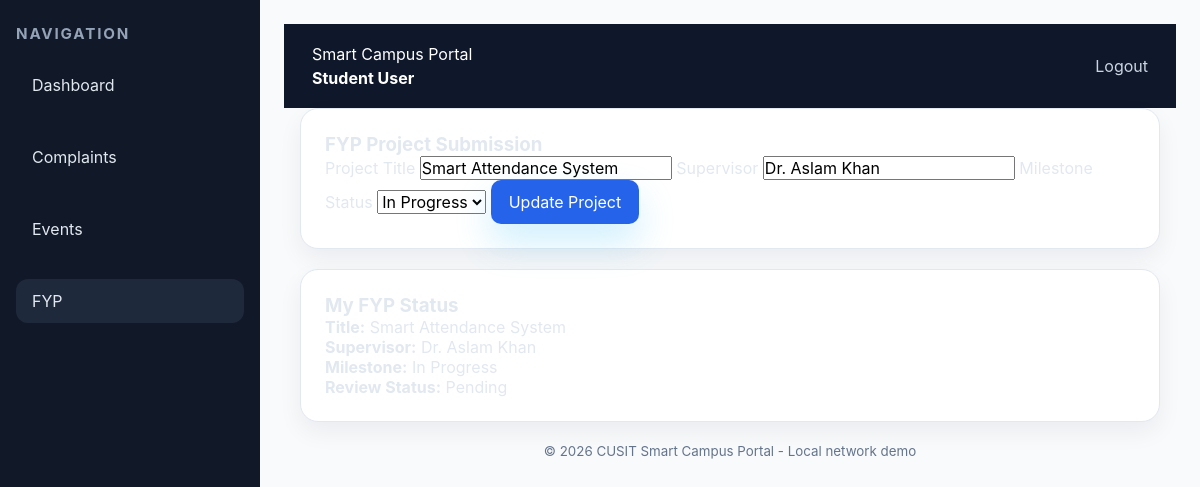
The page /student/fyp.php (signed in) on the database its author committed.
### tables this page shows
CREATE TABLE users (
    id INT AUTO_INCREMENT PRIMARY KEY,
    name VARCHAR(100) NOT NULL,
    email VARCHAR(150) NOT NULL UNIQUE,
    password_hash VARCHAR(255) NOT NULL,
    role ENUM('admin','student') NOT NULL,
    created_at TIMESTAMP DEFAULT CURRENT_TIMESTAMP
);

CREATE TABLE fyp_groups (
    id INT AUTO_INCREMENT PRIMARY KEY,
    student_id INT NOT NULL,
    project_title VARCHAR(255) NOT NULL,
    supervisor VARCHAR(150) NOT NULL,
    milestone_status ENUM('Not Started','In Progress','Completed') NOT NULL DEFAULT 'Not Started',
    review_status ENUM('Pending','Approved','Needs Revision') NOT NULL DEFAULT 'Pending',
    created_at TIMESTAMP DEFAULT CURRENT_TIMESTAMP,
    updated_at TIMESTAMP DEFAULT CURRENT_TIMESTAMP ON UPDATE CURRENT_TIMESTAMP,
    FOREIGN KEY (student_id) REFERENCES users(id) ON DELETE CASCADE
);

### includes/auth.php (called while the page is built, shortened)
<?php
require_once __DIR__ . '/../config.php';
function is_logged_in() {
    return !empty($_SESSION['user_id']);
}
function current_user_id() {
    return $_SESSION['user_id'] ?? null;
}

### config.php (called while the page is built, shortened)
<?php
function db_connect() {
    static $pdo = null;
    if ($pdo === null) {
        $dsn = 'mysql:host=' . DB_HOST . ';dbname=' . DB_NAME . ';charset=utf8mb4';
        $options = [
            PDO::ATTR_ERRMODE => PDO::ERRMODE_EXCEPTION,
            PDO::ATTR_DEFAULT_FETCH_MODE => PDO::FETCH_ASSOC,
            PDO::ATTR_EMULATE_PREPARES => false,
        ];
        try {
            $pdo = new PDO($dsn, DB_USER, DB_PASS, $options);
        } catch (PDOException $e) {
            throw new PDOException('Unable to connect to the database. Please make sure MySQL is running and the database "' . DB_NAME . '" exists. ' . $e->getMessage(), (int)$e->getCode(), $e);
        }
    }
    return $pdo;
}

### includes/functions.php (called while the page is built, shortened)
<?php
require_once __DIR__ . '/../config.php';
function fetch_one($query, $params = []) {
    $stmt = db_connect()->prepare($query);
    $stmt->execute($params);
    return $stmt->fetch();
}
function sanitize($value) {
    return htmlspecialchars($value, ENT_QUOTES, 'UTF-8');
}
function current_user() {
    return fetch_one('SELECT id, name, email, role FROM users WHERE id = ?', [current_user_id()]);
}

### student/fyp.php (the view, shortened to what this page needs)
<?php
require_once __DIR__ . '/../includes/auth.php';
require_once __DIR__ . '/../includes/functions.php';
$existing = fetch_one('SELECT * FROM fyp_groups WHERE student_id = ?', [current_user_id()]);
?>
<!DOCTYPE html>
<html lang="en">
<head>
    <link rel="stylesheet" href="../assets/css/style.css">
</head>
<body>
<div class="page-shell">
    <?php include __DIR__ . '/../includes/sidebar.php'; ?>
    <div class="main-content">
        <?php include __DIR__ . '/../includes/header.php'; ?>
        <div class="container">
            <div class="card">
                <h3>FYP Project Submission</h3>
                <form method="POST">
                    <label>Project Title</label>
                    <input type="text" name="project_title" required value="<?php echo sanitize($existing['project_title'] ?? ''); ?>">
                    <label>Supervisor</label>
                    <input type="text" name="supervisor" required value="<?php echo sanitize($existing['supervisor'] ?? ''); ?>">
                    <label>Milestone Status</label>
                    <select name="milestone_status">
                        <?php foreach (['Not Started','In Progress','Completed'] as $status): ?>
                            <option value="<?php echo $status; ?>" <?php echo ($existing['milestone_status'] ?? '') === $status ? 'selected' : ''; ?>><?php echo $status; ?></option>
                        <?php endforeach; ?>
                    </select>
                    <button class="btn btn-primary" type="submit"><?php echo $existing ? 'Update Project' : 'Submit Project'; ?></button>
                </form>
            </div>
            <?php if ($existing): ?>
            <div class="card">
                <h3>My FYP Status</h3>
                <p><strong>Title:</strong> <?php echo sanitize($existing['project_title']); ?></p>
                <p><strong>Supervisor:</strong> <?php echo sanitize($existing['supervisor']); ?></p>
                <p><strong>Milestone:</strong> <?php echo sanitize($existing['milestone_status']); ?></p>
                <p><strong>Review Status:</strong> <?php echo sanitize($existing['review_status']); ?></p>
            </div>
            <?php endif; ?>
        </div>
        <?php include __DIR__ . '/../includes/footer.php'; ?>
    </div>
</div>
</body>
</html>

### includes/header.php
<?php
require_once __DIR__ . '/auth.php';
require_once __DIR__ . '/functions.php';
$user = current_user();
?>
<header class="site-header">
    <div class="brand">
        <span>Smart Campus Portal</span>
        <strong><?php echo sanitize($user['name'] ?? 'Guest'); ?></strong>
    </div>
    <nav>
        <a href="../logout.php">Logout</a>
    </nav>
</header>

### assets/css/style.css (style rules this page uses)
* { box-sizing: border-box; margin: 0; padding: 0; }
body { font-family: 'Inter', Arial, sans-serif; min-height: 100vh; margin: 0; background: radial-gradient(circle at top, rgba(59,130,246,0.18), transparent 26%), linear-gradient(180deg, #0f172a 0%, #020617 100%); color: #e2e8f0; }
a { color: inherit; text-decoration: none; }
button, input, select, textarea { font: inherit; }
.container { width: min(1200px, 100% - 32px); margin: 0 auto; }
.page-shell { display: grid; min-height: 100vh; grid-template-columns: 260px 1fr; }
.btn { display: inline-flex; align-items: center; justify-content: center; border: none; border-radius: 14px; padding: 14px 20px; cursor: pointer; transition: transform .15s ease, background .15s ease, box-shadow .15s ease; }
.btn-primary { background: linear-gradient(135deg, #2563eb 0%, #3b82f6 100%); color: #ffffff; box-shadow: 0 18px 36px rgba(56, 189, 248, 0.24); }
header.site-header { background: #0f172a; color: #fff; padding: 20px 28px; display: flex; justify-content: space-between; align-items: center; }
header.site-header .brand { display: flex; flex-direction: column; gap: 4px; }
header.site-header nav a { margin-left: 16px; color: #cbd5e1; }
.main-content { padding: 24px; background: #f8fafc; }
.card { background: #fff; border: 1px solid #e2e8f0; border-radius: 18px; box-shadow: 0 10px 24px rgba(15, 23, 42, 0.06); padding: 24px; }
.card + .card { margin-top: 20px; }
.btn { display: inline-flex; align-items: center; justify-content: center; border: none; border-radius: 10px; padding: 12px 18px; cursor: pointer; transition: transform .15s ease, background .15s ease; }
.btn-primary { background: #2563eb; color: white; }

### rows shown on the page
users: name "Student User"
fyp_groups: project_title "Smart Attendance System", supervisor "Dr. Aslam Khan", milestone_status "In Progress", review_status "Pending"

### other values the page prints
$item['label'] "Dashboard"
$item['label'] "Complaints"
$item['label'] "Events"
$item['label'] "FYP"
